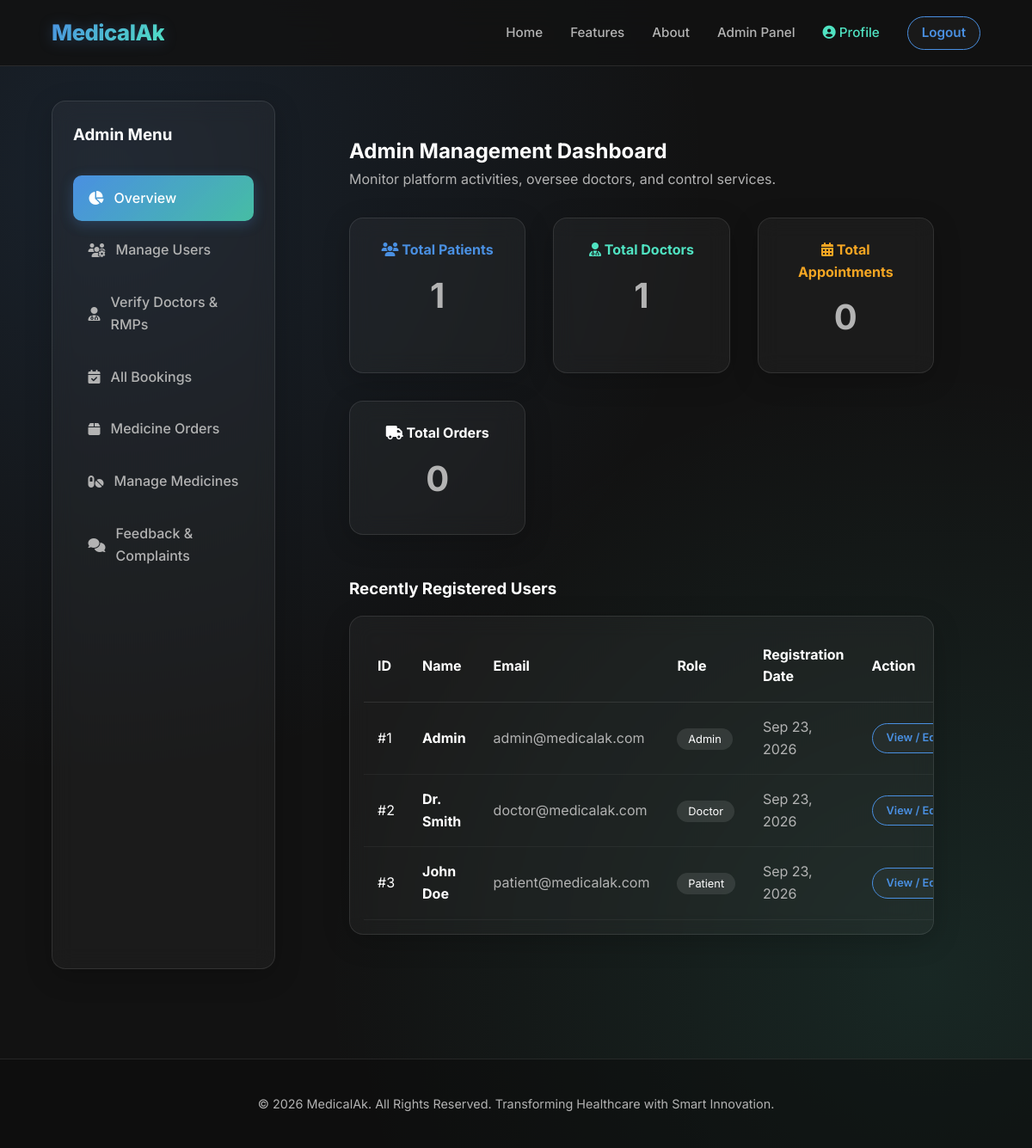
Page /admin_dashboard.php (signed in) on the committed database.
### tables this page shows
CREATE TABLE IF NOT EXISTS users (
    id INT AUTO_INCREMENT PRIMARY KEY,
    name VARCHAR(100) NOT NULL,
    email VARCHAR(100) UNIQUE NOT NULL,
    phone VARCHAR(15) NOT NULL,
    password VARCHAR(255) NOT NULL,
    role ENUM('patient', 'doctor', 'rmp', 'admin') DEFAULT 'patient',
    specialization VARCHAR(100) DEFAULT NULL,  
    latitude DECIMAL(10,8) DEFAULT NULL,  
    longitude DECIMAL(11,8) DEFAULT NULL,
    created_at TIMESTAMP DEFAULT CURRENT_TIMESTAMP
);

### admin_dashboard.php (the view, shortened to what this page needs)
<?php
require_once 'config.php';
include 'includes/header.php';
$total_patients = $conn->query("SELECT COUNT(*) as count FROM users WHERE role='patient'")->fetch_assoc()['count'];
$total_doctors = $conn->query("SELECT COUNT(*) as count FROM users WHERE role='doctor'")->fetch_assoc()['count'];
$total_appointments = $conn->query("SELECT COUNT(*) as count FROM appointments")->fetch_assoc()['count'];
$total_orders = $conn->query("SELECT COUNT(*) as count FROM orders")->fetch_assoc()['count'];
$latest_users = $conn->query("SELECT id, name, email, role, created_at FROM users ORDER BY created_at DESC LIMIT 5");
?>
<div class="dashboard-layout">
    <aside class="sidebar glass-panel">
        <h3 style="margin-bottom: 2rem;">Admin Menu</h3>
        <ul class="sidebar-menu">
            <li><a href="admin_dashboard.php" class="active"><i class="fas fa-chart-pie"></i> Overview</a></li>
            <li><a href="admin_users.php"><i class="fas fa-users-cog"></i> Manage Users</a></li>
            <li><a href="admin_verify.php"><i class="fas fa-user-md"></i> Verify Doctors & RMPs</a></li>
            <li><a href="admin_bookings.php"><i class="fas fa-calendar-check"></i> All Bookings</a></li>
            <li><a href="admin_orders.php"><i class="fas fa-box"></i> Medicine Orders</a></li>
            <li><a href="admin_medicines.php"><i class="fas fa-pills"></i> Manage Medicines</a></li>
            <li><a href="admin_feedback.php"><i class="fas fa-comments"></i> Feedback & Complaints</a></li>
        </ul>
    </aside>
    <main class="dashboard-content">
        <h2>Admin Management Dashboard</h2>
        <p style="color: var(--text-secondary); margin-bottom: 2rem;">Monitor platform activities, oversee doctors, and control services.</p>
        <div class="features-grid" style="margin-top: 1rem;">
            <div class="feature-card glass-panel" style="padding: 1.5rem; text-align: center;">
                <h4 style="color: var(--primary-color);"><i class="fas fa-users"></i> Total Patients</h4>
                <p style="font-size: 2.5rem; font-weight: bold; margin: 0.5rem 0;"><?php echo $total_patients; ?></p>
            </div>
            <div class="feature-card glass-panel" style="padding: 1.5rem; text-align: center;">
                <h4 style="color: var(--secondary-color);"><i class="fas fa-user-md"></i> Total Doctors</h4>
                <p style="font-size: 2.5rem; font-weight: bold; margin: 0.5rem 0;"><?php echo $total_doctors; ?></p>
            </div>
            <div class="feature-card glass-panel" style="padding: 1.5rem; text-align: center;">
                <h4 style="color: var(--accent);"><i class="fas fa-calendar-alt"></i> Total Appointments</h4>
                <p style="font-size: 2.5rem; font-weight: bold; margin: 0.5rem 0;"><?php echo $total_appointments; ?></p>
            </div>
            <div class="feature-card glass-panel" style="padding: 1.5rem; text-align: center;">
                <h4 style="color: #fff;"><i class="fas fa-truck"></i> Total Orders</h4>
                <p style="font-size: 2.5rem; font-weight: bold; margin: 0.5rem 0;"><?php echo $total_orders; ?></p>
            </div>
        </div>
        <h3 style="margin-top: 3rem; margin-bottom: 1rem;">Recently Registered Users</h3>
        <div class="glass-panel" style="overflow-x: auto; padding: 1rem;">
            <table style="width: 100%; text-align: left; border-collapse: collapse;">
                <thead>
                    <tr style="border-bottom: 1px solid var(--glass-border);">
                        <th style="padding: 1rem;">ID</th>
                        <th style="padding: 1rem;">Name</th>
                        <th style="padding: 1rem;">Email</th>
                        <th style="padding: 1rem;">Role</th>
                        <th style="padding: 1rem;">Registration Date</th>
                        <th style="padding: 1rem;">Action</th>
                    </tr>
                </thead>
                <tbody>
                    <?php if ($latest_users && $latest_users->num_rows > 0): ?>
                        <?php while($u = $latest_users->fetch_assoc()): ?>
                            <tr style="border-bottom: 1px solid rgba(255,255,255,0.05);">
                                <td style="padding: 1rem;">#<?php echo $u['id']; ?></td>
                                <td style="padding: 1rem; font-weight: bold;"><?php echo htmlspecialchars($u['name']); ?></td>
                                <td style="padding: 1rem; color: var(--text-secondary);"><?php echo htmlspecialchars($u['email']); ?></td>
                                <td style="padding: 1rem;">
                                    <span style="background: rgba(255,255,255,0.1); padding: 0.3rem 0.8rem; border-radius: 20px; font-size: 0.8rem; text-transform: capitalize;">
                                        <?php echo htmlspecialchars($u['role']); ?>
                                    </span>
                                </td>
                                <td style="padding: 1rem; color: var(--text-secondary);"><?php echo date('M d, Y', strtotime($u['created_at'])); ?></td>
                                <td style="padding: 1rem;"><a href="#" class="btn btn-outline" style="font-size: 0.8rem; padding: 0.4rem 1rem;">View / Edit</a></td>
                            </tr>
                        <?php endwhile; ?>
                    <?php else: ?>
                        <tr><td colspan="6" style="padding: 1rem; text-align: center;">No users found.</td></tr>
                    <?php endif; ?>
                </tbody>
            </table>
        </div>
    </main>
</div>
<?php include 'includes/footer.php'; ?>

### includes/header.php (shortened to what this page needs)
<!DOCTYPE html>
<html lang="en">
<head>
    <link rel="stylesheet" href="https://cdnjs.cloudflare.com/ajax/libs/font-awesome/6.5.1/css/all.min.css">
    <link rel="stylesheet" href="css/style.css">
</head>
<body>
    <header>
        <a href="index.php" class="logo">MedicalAk</a>
        <nav id="navMenu">
            <ul>
                <li><a href="index.php">Home</a></li>
                <li><a href="index.php#features">Features</a></li>
                <li><a href="index.php#about">About</a></li>
                <?php if(isset($_SESSION['user_id'])): ?>
                    <?php if($_SESSION['role'] == 'patient'): ?>
                        <li><a href="patient_dashboard.php">Dashboard</a></li>
                    <?php elseif($_SESSION['role'] == 'doctor'): ?>
                        <li><a href="doctor_dashboard.php">Dashboard</a></li>
                    <?php elseif($_SESSION['role'] == 'admin'): ?>
                        <li><a href="admin_dashboard.php">Admin Panel</a></li>
                    <?php elseif($_SESSION['role'] == 'rmp'): ?>
                        <li><a href="rmp_dashboard.php">RMP Panel</a></li>
                    <?php endif; ?>
                    <li><a href="profile.php" style="color: var(--secondary-color);"><i class="fas fa-user-circle"></i> Profile</a></li>
                    <li><a href="logout.php" class="btn btn-outline" style="padding: 0.4rem 1rem;">Logout</a></li>
                <?php else: ?>
                    <li><a href="login.php" class="btn btn-outline">Login</a></li>
                    <li><a href="register.php" class="btn btn-primary">Sign Up</a></li>
                <?php endif; ?>
            </ul>
        </nav>
    </header>
    <main>

### includes/footer.php (shortened to what this page needs)
    </main>
    <footer>
        <p>&copy; <?php echo date("Y"); ?> MedicalAk. All Rights Reserved. Transforming Healthcare with Smart Innovation.</p>
    </footer>
</body>
</html>

### rows in the picture
users: id "1", name "Admin", email "admin@medicalak.com", role "Admin", created_at "Sep 23, 2026"
users: id "2", name "Dr. Smith", email "doctor@medicalak.com", role "Doctor", created_at "Sep 23, 2026"
users: id "3", name "John Doe", email "patient@medicalak.com", role "Patient", created_at "Sep 23, 2026"

### other values in the picture
$total_patients "1"
$total_doctors "1"
$total_appointments "0"
$total_orders "0"
